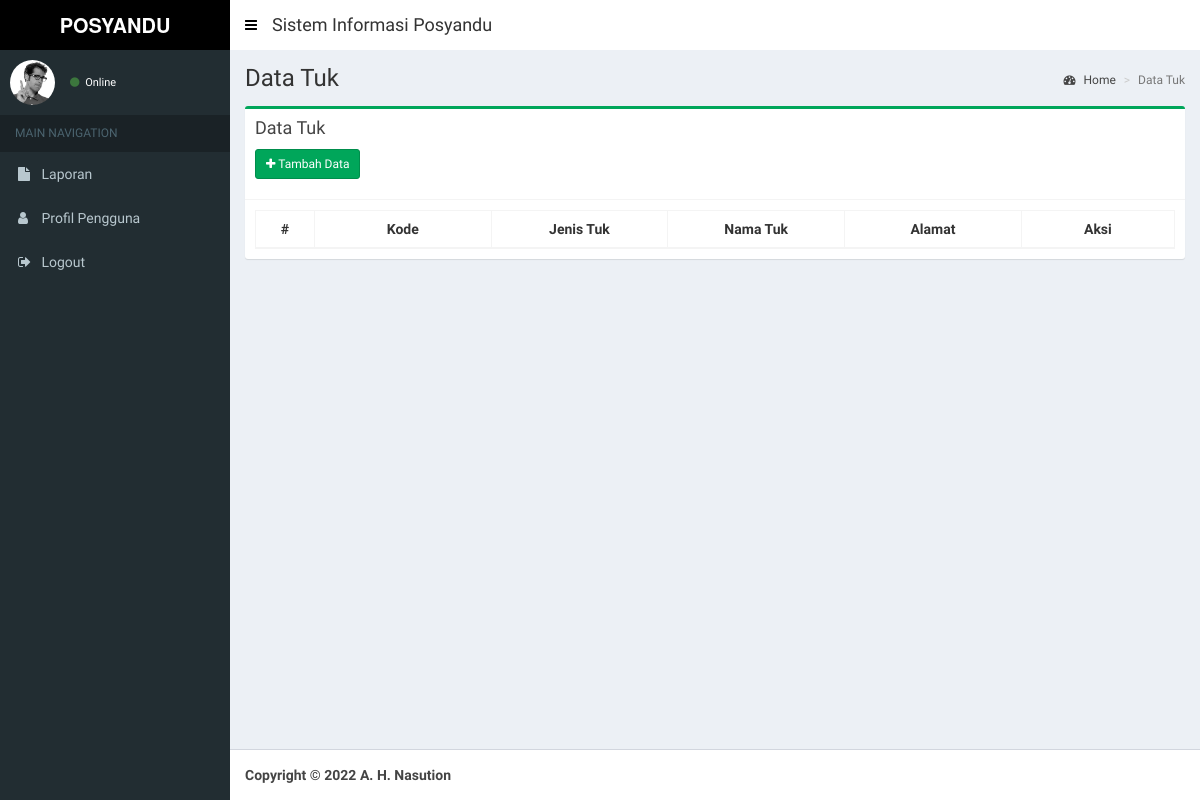
The app's page /index.php/tuk, older data.
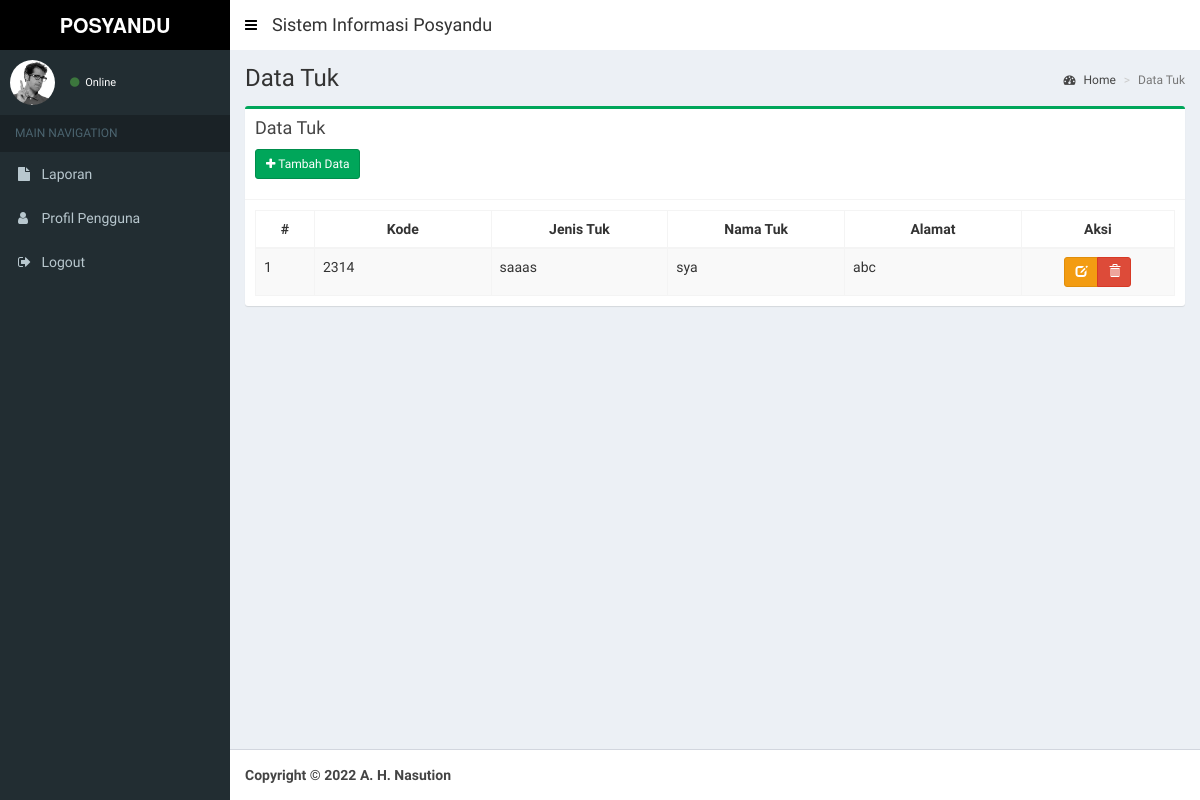
The same page, newer data.
### tables this page shows
CREATE TABLE `tbl_tuk` (
  `id_tuk` int NOT NULL,
  `kode_tuk` varchar(50) NOT NULL,
  `jenis_tuk` varchar(50) NOT NULL,
  `nama_tuk` varchar(50) NOT NULL,
  `alamat_tuk` varchar(50) NOT NULL
);

### application/views/layout/v_content.php (called while the page is built, shortened)
 	<?php
	if ($content)
	{
		$this->load->view($content);
	}
?>

### application/controllers/Tuk.php (called while the page is built, shortened)
<?php
class Tuk extends CI_Controller {
	public function __construct()
	{
		$this->load->model('Tuk_model', 'tuk');
		$this->load->helper('tgl_indo');
		$this->load->helper('security');
	}
	public function index()
	{
		$data = array(
			'title'			=> 'LSP',
			'judul'			=> 'Data Tuk',
			'data' 			=> $this->tuk->tabel()->result(),
			'content'		=> 'tuk/v_content',
			'ajax'	 		=> 'tuk/v_ajax'
		);
		$this->load->view('layout/v_wrapper', $data, FALSE);
	}
}

### index.php (called while the page is built, shortened)
<?php
require_once BASEPATH.'core/CodeIgniter.php';

### application/models/Tuk_model.php (called while the page is built, shortened)
<?php
class Tuk_model extends CI_Model {
	public function tabel($where = null)
	{
		if($where == null){
			$this->db->select('*');
			$this->db->from('tbl_tuk');
			$this->db->order_by('tbl_tuk.id_tuk', 'Asc');
			$query = $this->db->get();
		}else{
			$this->db->select('*');
			$this->db->from('tbl_tuk');
			$this->db->order_by('tbl_tuk.id_tuk', 'Asc');
			$this->db->where($where);
			$query = $this->db->get();
		}
		return $query;
	}
}

### application/views/tuk/v_content.php (the view, shortened to what this page needs)
<section class="content-header">
  <h1>
    <?= $judul ?>
  </h1>
  <ol class="breadcrumb">
    <li><a href="<?= base_url() ?>dashboard"><i class="fa fa-dashboard"></i> Home</a></li>
    <li class="active"><?= $judul ?></li>
  </ol>
</section>
<section class="content">
  <div class="row">
    <div class="col-xs-12">
      <div class="box box-success">
        <div class="box-header with-border">
          <h3 class="box-title">Data Tuk</h3>
          <div style="padding-top: 10px;">
          <p><a href="<?= base_url(); ?>tuk/add" class="btn btn-sm btn-success icon-btn"><i class="fa fa-plus"></i> Tambah Data</a></p>
          </div>
        </div>
        <div class="box-body table-responsive">
          <table id="example1" class="table table-bordered table-striped" style="width: 100%;">
              <thead>
                  <tr>
                      <th style="width: 5%;text-align: center;">#</th>
                      <th style="width: 15%;text-align: center;">Kode</th>
                      <th style="width: 15%;text-align: center;">Jenis Tuk</th>
                      <th style="width: 15%;text-align: center;">Nama Tuk</th>
                      <th style="width: 15%;text-align: center;">Alamat</th>
                      <th style="width: 13%;text-align: center;">Aksi</th>
                  </tr>
              </thead>
              <tbody>
                  <?php $total= 0; $no=1; foreach($data as $row){  ?>
                  <tr>
                      <td><?= $no++ ?></td>
                      <td><?= $row->kode_tuk ?></td>
                      <td><?= $row->jenis_tuk ?></td>
                      <td><?= $row->nama_tuk ?></td>
                      <td><?= $row->alamat_tuk ?></td>
                      <td style="text-align: center;">
                          <form action="<?= base_url() ?>tuk/delete/<?= $row->id_tuk ?>" method="post">
                              <div class="btn-group">
                                  <a href="<?= base_url() ?>tuk/edit/<?= $row->id_tuk ?>" class=" btn btn-sm btn-warning" data-toggle="tooltip" title="Edit"><span class="glyphicon glyphicon-edit"></span></a>
                                  <button class="btn btn-sm btn-danger" type="submit" onclick="return confirm('Yakin ingin menghapus data?')" data-toggle="tooltip" title="Hapus"><span class="glyphicon glyphicon-trash"></span></button>
                              </div>
                          </form>
                      </td>
                  </tr>
                <?php } ?>
              </tbody>
          </table>
        </div>
      </div>
    </div>
  </div>
</section>

Row changes from the older to the newer data that the page shows:
added tbl_tuk: kode_tuk "2314", jenis_tuk "saaas", nama_tuk "sya", alamat_tuk "abc"
